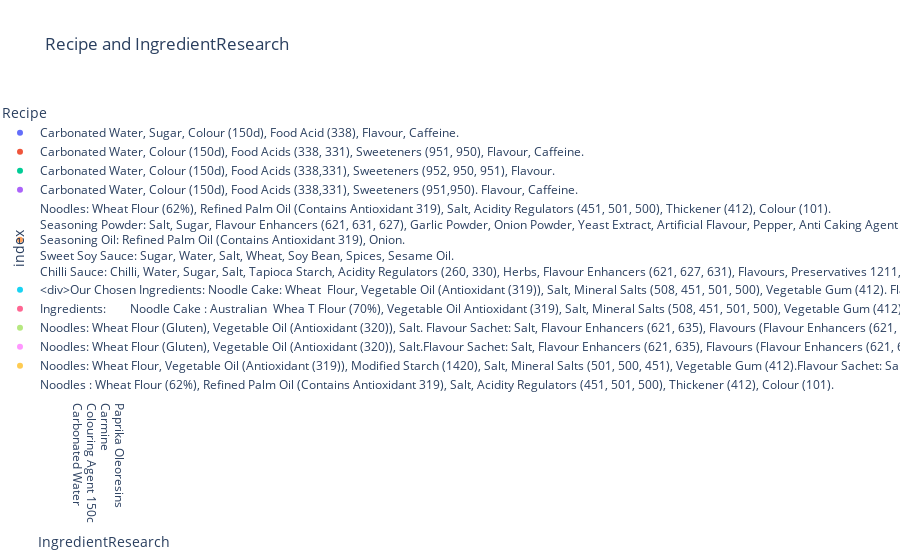

The code cell stored with this chart in its notebook:
### Code cell
import networkx as nx
import matplotlib.pyplot as plt

query = """
MATCH (p:Product)-[:HAS_RECIPE]->(r:Recipe)-[:USES_INGREDIENT]->(i:Ingredient)-[:HAS_RESEARCH]->(n:IngredientResearch)
RETURN p.name AS Product, r.ingredients_orig AS Recipe, n.ingredient_name AS IngredientResearch
"""
with driver.session() as session:
    result = session.run(query)
    neo4j_data = [record.data() for record in result]


df = pd.DataFrame(neo4j_data)


fig = px.scatter(df, x="IngredientResearch", color="Recipe", title="Recipe and IngredientResearch")
fig.show()
